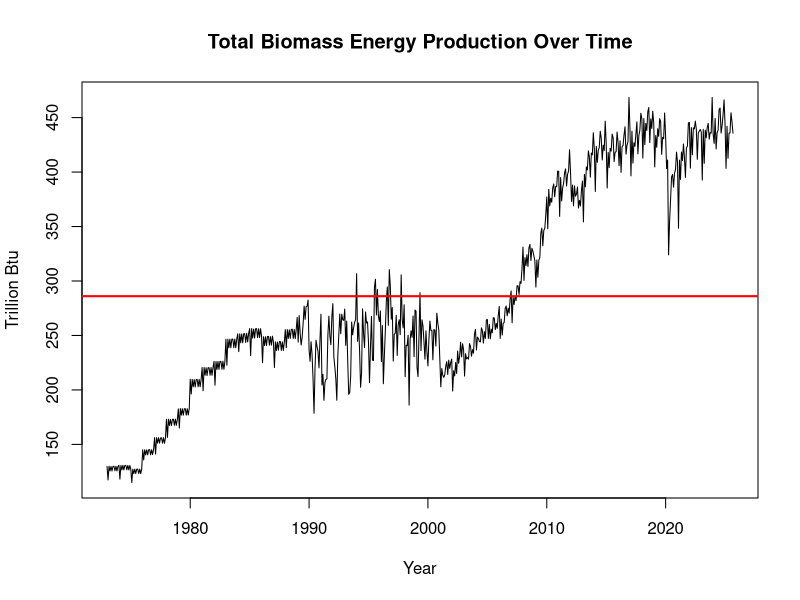
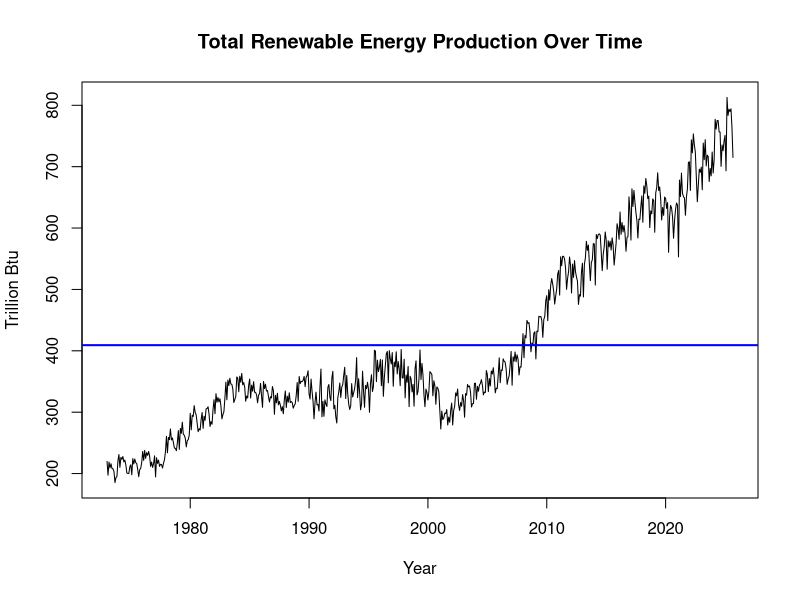
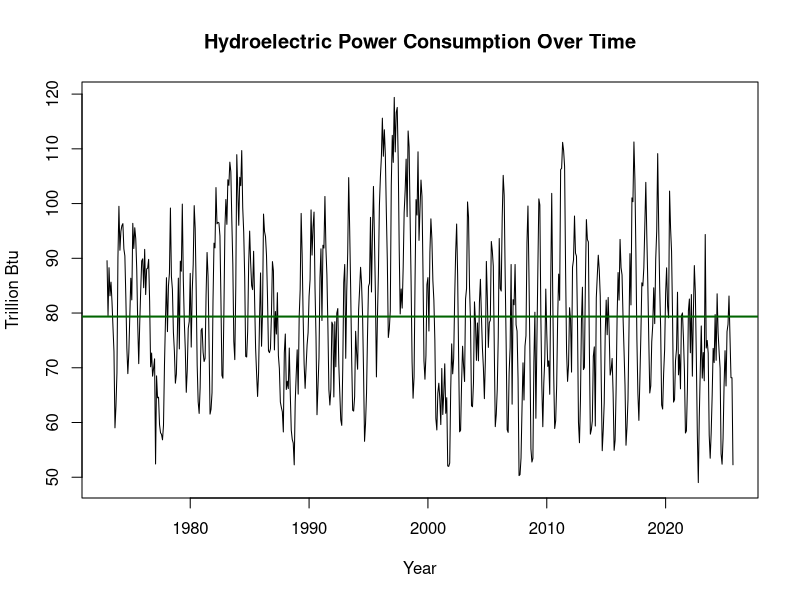
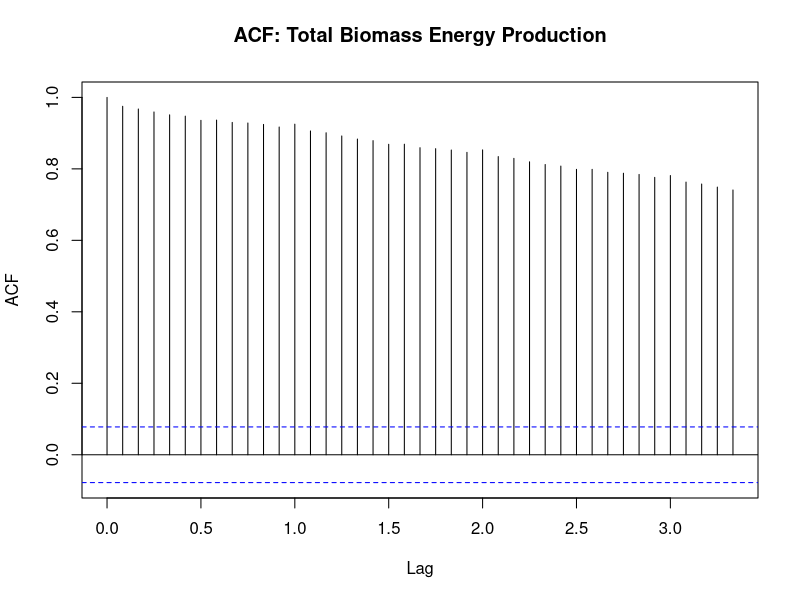
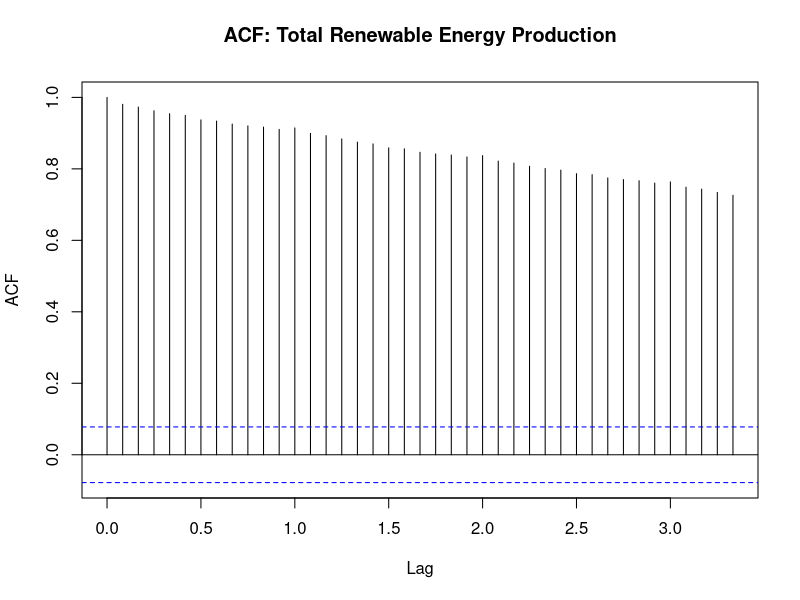
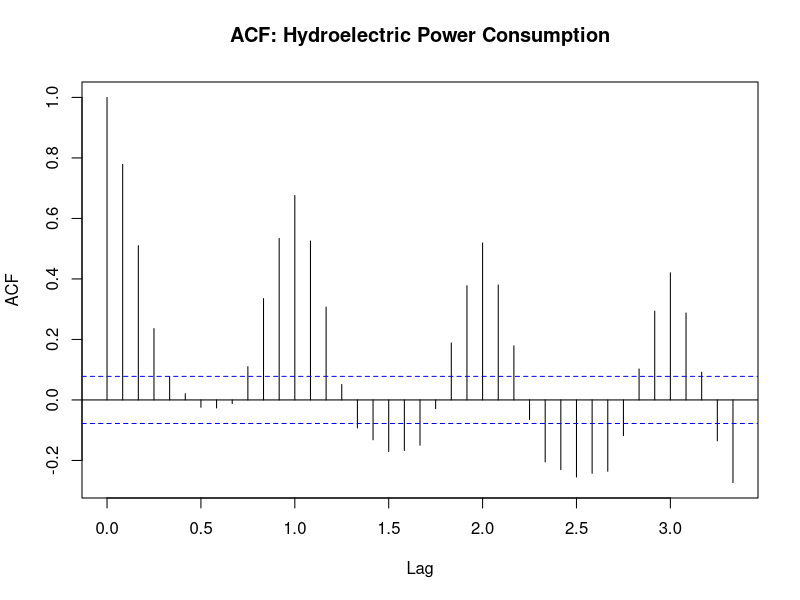
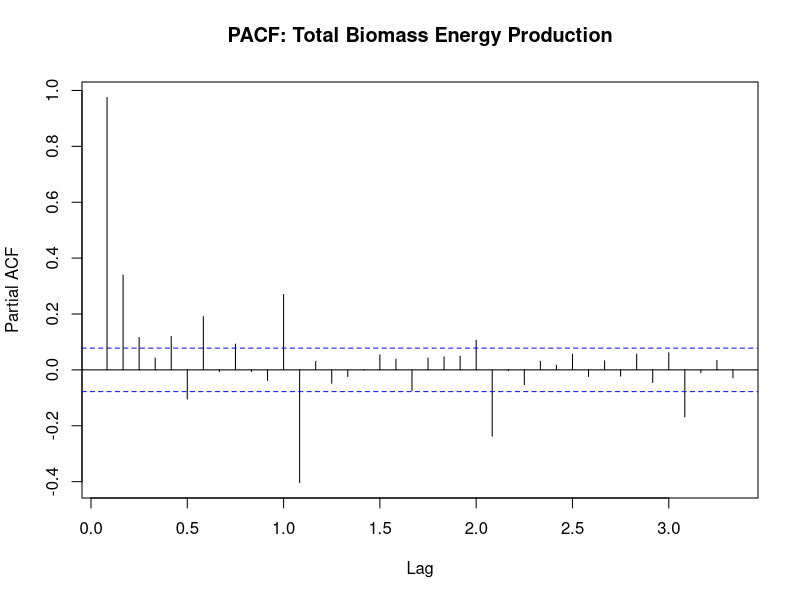
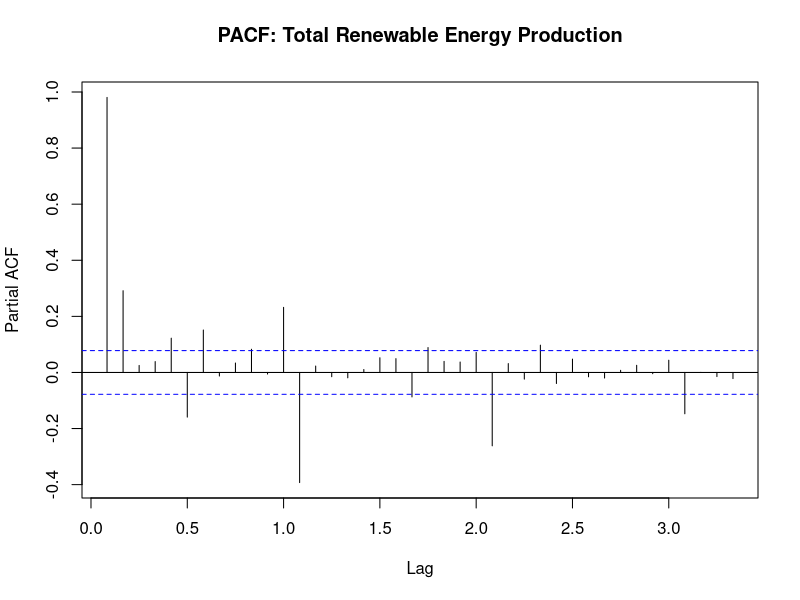

Here is the R script that generated these plots, in order:
## ---- chunk 1
library(forecast)
library(tseries)
library(dplyr)
library(readxl)
library(openxlsx)

## ---- chunk 2
energy_data1 <- read_excel(
  path = "../Data/Table_10.1_Renewable_Energy_Production_and_Consumption_by_Source.xlsx",
  sheet = "Monthly Data",
  skip = 12,
  col_names = FALSE
)

read_col_names <- read_excel(
  path = "../Data/Table_10.1_Renewable_Energy_Production_and_Consumption_by_Source.xlsx",
  sheet = "Monthly Data",
  skip = 10,
  n_max = 1,
  col_names = FALSE
)

colnames(energy_data1) <- as.character(read_col_names[1, ])
head(energy_data1)

## ---- chunk 3
energy_q1 <- energy_data1[
  , c(
    "Total Biomass Energy Production",
    "Total Renewable Energy Production",
    "Hydroelectric Power Consumption"
  )
]

head(energy_q1)
## ---- chunk 4
energy_ts <- ts(
  energy_q1,
  start = c(1973, 1),
  frequency = 12
)
head(energy_ts)
## ---- chunk 5
mean_energy <- apply(energy_ts, 2, mean, na.rm = TRUE)
sd_energy <- apply(energy_ts, 2, sd,na.rm = TRUE)

energy_stats <- data.frame(
  Mean = mean_energy,
  SD   = sd_energy
)

print(energy_stats)
## ---- chunk 6
plot(
  energy_ts[, "Total Biomass Energy Production"],
  main = "Total Biomass Energy Production Over Time",
  xlab = "Year",
  ylab = "Trillion Btu",
  col  = "black"
)

abline(
  h = mean(energy_ts[, "Total Biomass Energy Production"], na.rm = TRUE),
  col = "red",
  lwd = 2
)

plot(
  energy_ts[, "Total Renewable Energy Production"],
  main = "Total Renewable Energy Production Over Time",
  xlab = "Year",
  ylab = "Trillion Btu",
  col  = "black"
)

abline(
  h = mean(energy_ts[, "Total Renewable Energy Production"], na.rm = TRUE),
  col = "blue",
  lwd = 2
)

plot(
  energy_ts[, "Hydroelectric Power Consumption"],
  main = "Hydroelectric Power Consumption Over Time",
  xlab = "Year",
  ylab = "Trillion Btu",
  col  = "black"
)

abline(
  h = mean(energy_ts[, "Hydroelectric Power Consumption"], na.rm = TRUE),
  col = "darkgreen",
  lwd = 2
)



## ---- chunk 7
cor_energy <- cor(energy_ts, use = "complete.obs")
cor_energy

cor.test(
  energy_ts[, "Total Biomass Energy Production"],
  energy_ts[, "Total Renewable Energy Production"]
)

cor.test(
  energy_ts[, "Total Biomass Energy Production"],
  energy_ts[, "Hydroelectric Power Consumption"]
)

cor.test(
  energy_ts[, "Total Renewable Energy Production"],
  energy_ts[, "Hydroelectric Power Consumption"]
)

## ---- chunk 8

acf(
  energy_ts[, "Total Biomass Energy Production"],
  lag.max = 40,
  main = "ACF: Total Biomass Energy Production"
)

acf(
  energy_ts[, "Total Renewable Energy Production"],
  lag.max = 40,
  main = "ACF: Total Renewable Energy Production"
)

acf(
  energy_ts[, "Hydroelectric Power Consumption"],
  lag.max = 40,
  main = "ACF: Hydroelectric Power Consumption"
)


## ---- chunk 9
pacf(energy_ts[, "Total Biomass Energy Production"], lag.max = 40,
     main = "PACF: Total Biomass Energy Production")

pacf(energy_ts[, "Total Renewable Energy Production"], lag.max = 40,
     main = "PACF: Total Renewable Energy Production")

pacf(energy_ts[, "Hydroelectric Power Consumption"], lag.max = 40,
     main = "PACF: Hydroelectric Power Consumption")
